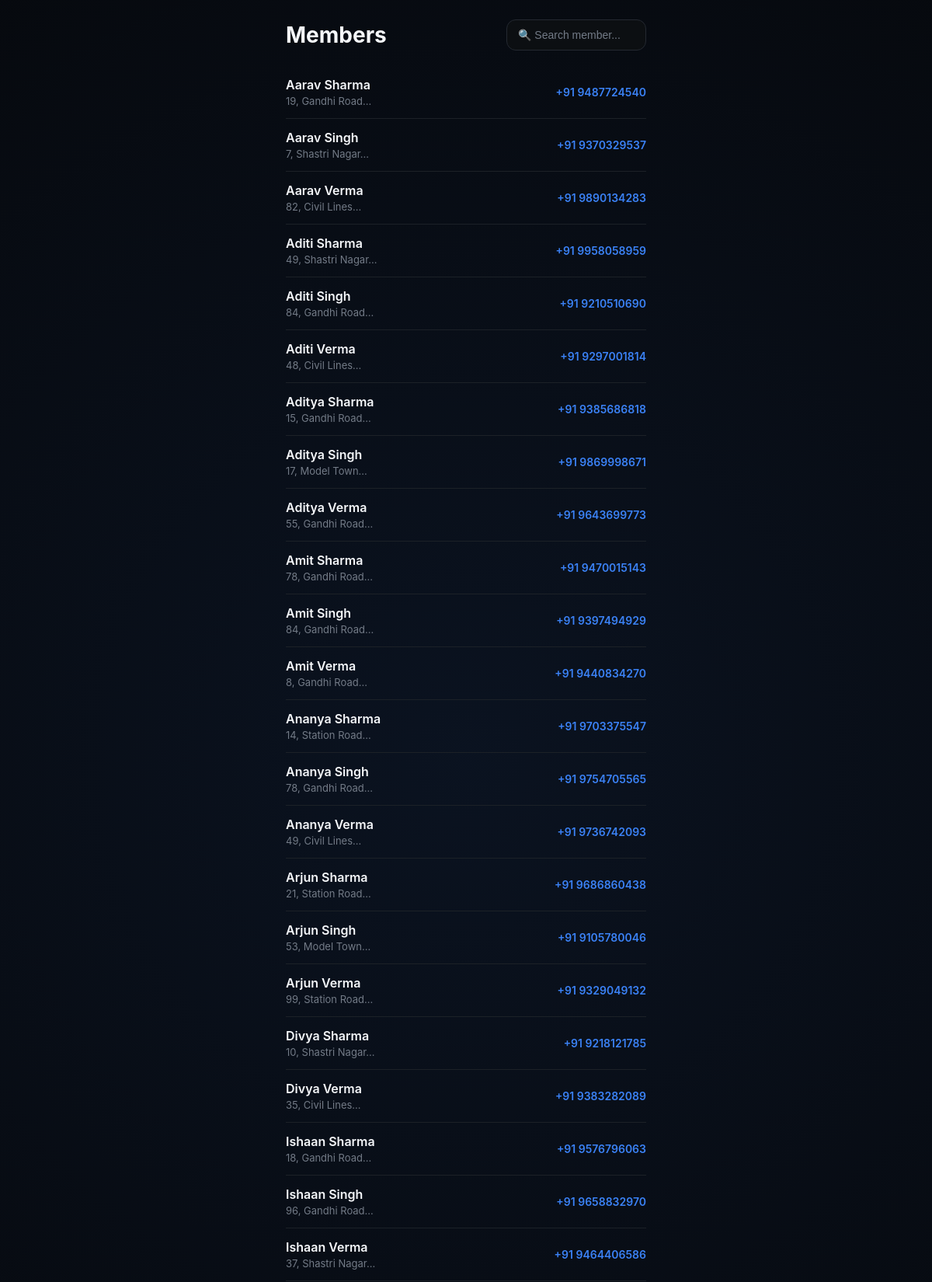
Screenshot of /members (signed in, upper part) with the database file from the repository.
### models.py (models this page shows, shortened)
class Member(db.Model):
    __tablename__ = "member"
    id = db.Column(db.Integer, primary_key=True)
    owner_id = db.Column(
        db.Integer,
        db.ForeignKey("gym_owner.id"),
        nullable=False,
        index=True
    )
    name = db.Column(db.String(100), nullable=False)
    address = db.Column(db.String(150), nullable=False)
    phone = db.Column(db.String(15), nullable=False)
    join_date = db.Column(db.Date, nullable=False)
    notes = db.Column(db.Text)
    membership_active = db.Column(db.Boolean, default=True, nullable=False)
    deactivated_on = db.Column(db.Date, nullable=True)
    current_plan_id = db.Column(
        db.Integer,
        db.ForeignKey("membership_plan.id")
    )
    current_plan = db.relationship("MembershipPlan", foreign_keys=[current_plan_id])
    membership_start = db.Column(db.Date)
    membership_expiry = db.Column(db.Date)
    memberships = db.relationship(
        "Membership",
        backref="member",
        lazy=True,
        cascade="all, delete-orphan"
    )
    attendance = db.relationship(
        "Attendance",
        backref="member",
        lazy=True,
        cascade="all, delete-orphan"
    )
    __table_args__ = (
        db.UniqueConstraint(
            "owner_id",
            "name",
            name="uq_owner_member_name"
        ),
    )

### routes/members.py (the view)
@members_bp.route("/members")
@login_required
def members():
    members = Member.query.filter_by(owner_id=current_user.id).order_by(
        Member.membership_active.desc(),
        Member.name
    ).all()
    return render_template("members.html", members=members, active_page="members")

### templates/members.html (shortened to what this page needs)
{% extends "components/base.html" %}
{% block head%}
<link rel="stylesheet" href="{{ url_for('static', filename='css/members.css') }}">
{% endblock %}
{% block body %}
    <div class="header">
      <h1>Members</h1>
      <input id="search" type="text" placeholder="🔍 Search member...">
    </div>
    {% for member in members %}
    <a href="{{ url_for('members.member_details', member_id=member.id) }}" class="member {% if not member.membership_active %}inactive{% endif %}">
      <div class="member-info">
        <div class="name">{{member.name}}</div>
        <div class="address">
          {{member.address[:25]}}...
        </div>
      </div>
      <div class="phone">
        +91 {{member.phone}}
      </div>
    </a>
    {% endfor %}
   {% endblock %}

### static/css/base.css (style rules this page uses)
* { margin: 0; padding: 0; box-sizing: border-box; -webkit-tap-highlight-color: transparent; }
:root { --bg: #050608; --white: #f5f7fa; --muted: #737b87; --blue: #3b82f6; --green: #22c55e; --border: #20242b; --card: #0c0f12; --card2: #050505; --card3: #000000; --activity: #11151a; --navbg: rgba(5, 6, 8, 0.94); --iconbg: #15191e; --line: #1c2127; --cardborder: #242931; }
html { background: var(--bg); }
body { background: radial-gradient(circle at 50% 18%, rgba(59, 130, 246, 0.1), transparent 35%), var(--bg); color: var(--white); transition: background 0.35s, color 0.35s; font-family: -apple-system, BlinkMacSystemFont, "Segoe UI", Roboto, Arial, sans-serif; min-height: 100vh; overflow-x: hidden; }

### static/css/members.css (style rules this page uses)
.header { display: flex; align-items: center; gap: 12px; margin-bottom: 20px; }
.header h1 { font-size: 28px; font-weight: 700; }
#search { margin-left: auto; width: 180px; height: 40px; border: none; outline: none; border-radius: 12px; padding: 0 14px; background: var(--card); color: var(--white); border: 1px solid var(--cardborder); font-size: 14px; }
#search::placeholder { color: var(--muted); }
.member { display: flex; align-items: center; justify-content: space-between; text-decoration: none; color: inherit; padding: 14px 0; border-bottom: 1px solid var(--line); transition: .15s; }
.member-info { flex: 1; min-width: 0; }
.name { font-size: 16px; font-weight: 600; color: var(--white); }
.address { margin-top: 3px; color: var(--muted); font-size: 13px; overflow: hidden; text-overflow: ellipsis; white-space: nowrap; }
.phone { margin-left: 18px; font-size: 14px; font-weight: 600; color: var(--blue); white-space: nowrap; }

### rows the page displays
Member: name "Aarav Sharma", address "19, Gandhi Road", phone "9487724540"
Member: name "Aarav Singh", address "7, Shastri Nagar", phone "9370329537"
Member: name "Aarav Verma", address "82, Civil Lines", phone "9890134283"
Member: name "Aditi Sharma", address "49, Shastri Nagar", phone "9958058959"
Member: name "Aditi Singh", address "84, Gandhi Road", phone "9210510690"
Member: name "Aditi Verma", address "48, Civil Lines", phone "9297001814"
Member: name "Aditya Sharma", address "15, Gandhi Road", phone "9385686818"
Member: name "Aditya Singh", address "17, Model Town", phone "9869998671"
Member: name "Aditya Verma", address "55, Gandhi Road", phone "9643699773"
Member: name "Amit Sharma", address "78, Gandhi Road", phone "9470015143"
Member: name "Amit Singh", address "84, Gandhi Road", phone "9397494929"
Member: name "Amit Verma", address "8, Gandhi Road", phone "9440834270"
Member: name "Ananya Sharma", address "14, Station Road", phone "9703375547"
Member: name "Ananya Singh", address "78, Gandhi Road", phone "9754705565"
Member: name "Ananya Verma", address "49, Civil Lines", phone "9736742093"
Member: name "Arjun Sharma", address "21, Station Road", phone "9686860438"
Member: name "Arjun Singh", address "53, Model Town", phone "9105780046"
Member: name "Arjun Verma", address "99, Station Road", phone "9329049132"
Member: name "Divya Sharma", address "10, Shastri Nagar", phone "9218121785"
Member: name "Divya Verma", address "35, Civil Lines", phone "9383282089"
Member: name "Ishaan Sharma", address "18, Gandhi Road", phone "9576796063"
Member: name "Ishaan Singh", address "96, Gandhi Road", phone "9658832970"
Member: name "Ishaan Verma", address "37, Shastri Nagar", phone "9464406586"
